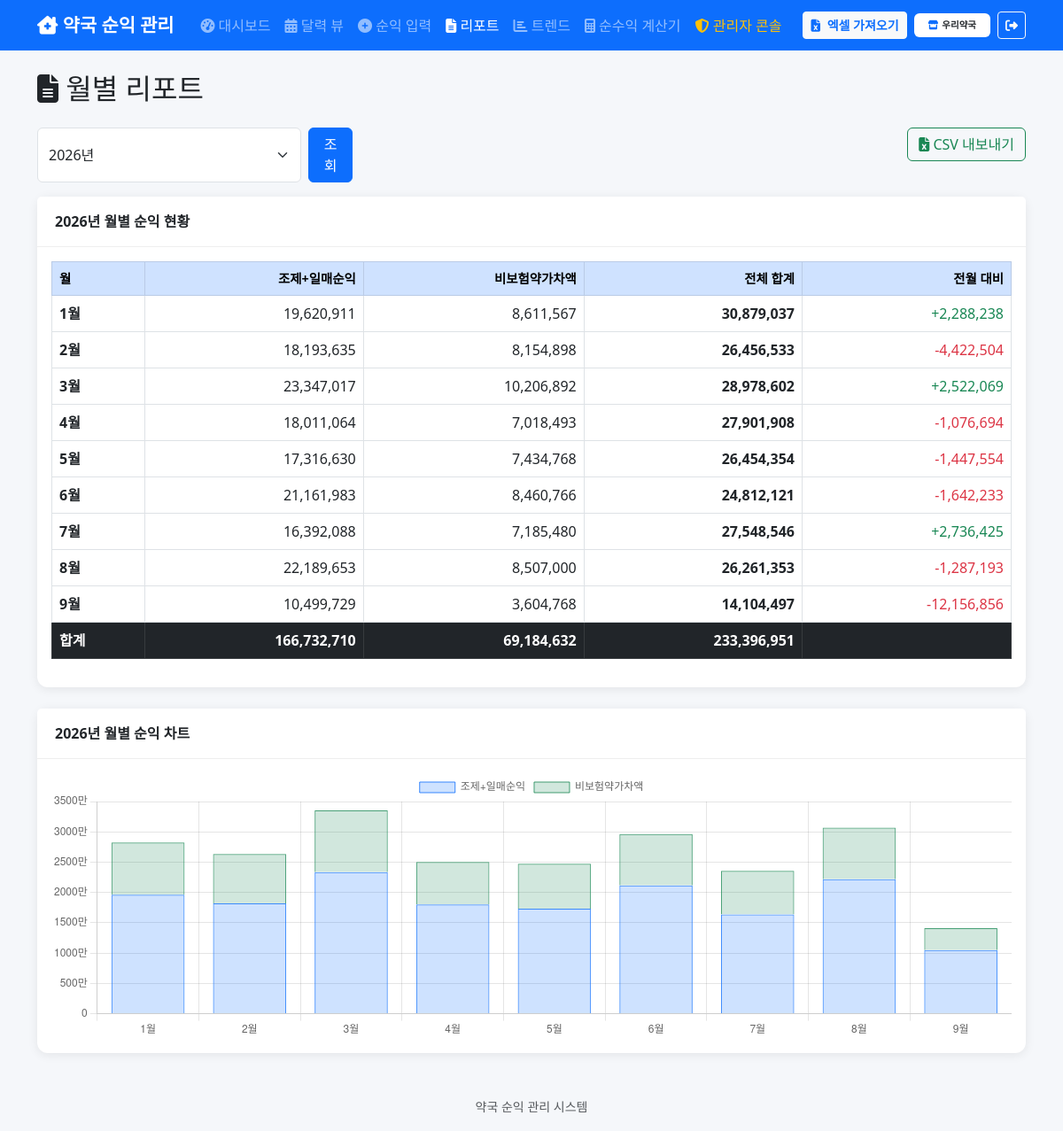
Page /report (signed in) on the committed database.
### tables this page shows
CREATE TABLE monthly_summary (
            id INTEGER PRIMARY KEY AUTOINCREMENT,
            year INTEGER NOT NULL,
            month INTEGER NOT NULL,
            dispensing_plus_daily_total INTEGER DEFAULT 0,
            non_insurance_total INTEGER DEFAULT 0,
            grand_total INTEGER DEFAULT 0,
            prev_month_diff INTEGER DEFAULT 0, user_id INTEGER DEFAULT 1,
            UNIQUE(year, month)
        );

### app.py (the view)
@app.route('/report')
@login_required
def report():
    user_id = session['user_id']
    conn = get_db()
    years_rows = conn.execute('''
        SELECT DISTINCT year FROM monthly_summary WHERE user_id = ? AND grand_total > 0 ORDER BY year DESC
    ''', (user_id,)).fetchall()
    years = [r['year'] for r in years_rows]
    selected_year = request.args.get('year', years[0] if years else datetime.date.today().year, type=int)
    report_data = conn.execute('''
        SELECT * FROM monthly_summary
        WHERE user_id = ? AND year = ? AND grand_total > 0
        ORDER BY month
    ''', (user_id, selected_year)).fetchall()
    year_total_row = conn.execute('''
        SELECT
            COALESCE(SUM(dispensing_plus_daily_total), 0) as dpd,
            COALESCE(SUM(non_insurance_total), 0) as nim,
            COALESCE(SUM(grand_total), 0) as grand
        FROM monthly_summary
        WHERE user_id = ? AND year = ?
    ''', (user_id, selected_year)).fetchone()
    year_total = {
        'dpd': year_total_row['dpd'],
        'nim': year_total_row['nim'],
        'grand': year_total_row['grand']
    }
    report_data_json = {
        'labels': [f"{r['month']}월" for r in report_data],
        'dpd': [r['dispensing_plus_daily_total'] for r in report_data],
        'nim': [r['non_insurance_total'] for r in report_data]
    }
    conn.close()
    return render_template('report.html',
                           years=years,
                           selected_year=selected_year,
                           report_data=report_data,
                           year_total=year_total,
                           report_data_json=report_data_json)

### app.py (called while the page is built)
def login_required(f):
    @wraps(f)
    def decorated_function(*args, **kwargs):
        if 'user_id' not in session:
            return redirect(url_for('login'))
        return f(*args, **kwargs)
    return decorated_function

### database.py (called while the page is built)
def get_db():
    db_url = get_database_url()
    if db_url and psycopg2:
        pool = get_pg_pool()
        if pool:
            pg_conn = pool.getconn()
            return PostgresConnectionWrapper(pg_conn, from_pool=True)
        else:
            pg_conn = psycopg2.connect(db_url, cursor_factory=RealDictCursor)
            return PostgresConnectionWrapper(pg_conn, from_pool=False)
    else:
        os.makedirs(os.path.dirname(SQLITE_PATH), exist_ok=True)
        conn = sqlite3.connect(SQLITE_PATH)
        conn.row_factory = sqlite3.Row
        conn.execute("PRAGMA journal_mode=WAL")
        conn.execute("PRAGMA foreign_keys=ON")
        return conn

def get_database_url():
    url = os.environ.get('DATABASE_URL')
    if url and url.startswith('postgres://'):
        url = url.replace('postgres://', 'postgresql://', 1)
    return url

### templates/report.html (shortened to what this page needs)
{% extends 'base.html' %}
{% block content %}
<h2 class="mb-4"><i class="fas fa-file-alt"></i> 월별 리포트</h2>
<div class="row mb-3">
    <div class="col-md-4">
        <form method="GET" action="/report" class="d-flex gap-2">
            <select name="year" class="form-select">
                {% for y in years %}
                <option value="{{ y }}" {% if y == selected_year %}selected{% endif %}>{{ y }}년</option>
                {% endfor %}
            </select>
            <button type="submit" class="btn btn-primary">조회</button>
        </form>
    </div>
    <div class="col-md-8 text-end">
        <a href="/export/{{ selected_year }}" class="btn btn-outline-success">
            <i class="fas fa-file-excel"></i> CSV 내보내기
        </a>
    </div>
</div>
<div class="card mb-4">
    <div class="card-header">{{ selected_year }}년 월별 순익 현황</div>
    <div class="card-body">
        <div class="table-responsive">
            <table class="table table-bordered table-hover align-middle">
                <thead class="table-primary">
                    <tr>
                        <th>월</th>
                        <th class="text-end">조제+일매순익</th>
                        <th class="text-end">비보험약가차액</th>
                        <th class="text-end">전체 합계</th>
                        <th class="text-end">전월 대비</th>
                    </tr>
                </thead>
                <tbody>
                    {% for row in report_data %}
                    <tr>
                        <td><strong>{{ row.month }}월</strong></td>
                        <td class="text-end">{{ "{:,}".format(row.dispensing_plus_daily_total) }}</td>
                        <td class="text-end">{{ "{:,}".format(row.non_insurance_total) }}</td>
                        <td class="text-end"><strong>{{ "{:,}".format(row.grand_total) }}</strong></td>
                        <td class="text-end {% if row.prev_month_diff >= 0 %}text-success{% else %}text-danger{% endif %}">
                            {{ "{:+,}".format(row.prev_month_diff) }}
                        </td>
                    </tr>
                    {% endfor %}
                </tbody>
                <tfoot class="table-dark">
                    <tr>
                        <td><strong>합계</strong></td>
                        <td class="text-end"><strong>{{ "{:,}".format(year_total.dpd) }}</strong></td>
                        <td class="text-end"><strong>{{ "{:,}".format(year_total.nim) }}</strong></td>
                        <td class="text-end"><strong>{{ "{:,}".format(year_total.grand) }}</strong></td>
                        <td></td>
                    </tr>
                </tfoot>
            </table>
        </div>
    </div>
</div>
<div class="card">
    <div class="card-header">{{ selected_year }}년 월별 순익 차트</div>
    <div class="card-body">
        <canvas id="reportChart" height="300"></canvas>
    </div>
</div>
{% endblock %}
{% block scripts %}
<script>
    const reportData = {{ report_data_json|tojson }};
    initReportChart(reportData);
</script>
{% endblock %}

### static/css/style.css (style rules this page uses)
:root { --primary: #0d6efd; --success: #198754; --info: #0dcaf0; --warning: #ffc107; --danger: #dc3545; }
body { background-color: #f5f7fa; font-family: 'Segoe UI', 'Malgun Gothic', sans-serif; }
.card { border: none; border-radius: 12px; box-shadow: 0 2px 12px rgba(0,0,0,0.08); }
.card-header { background-color: #fff; border-bottom: 1px solid #eee; font-weight: 600; padding: 1rem 1.25rem; }
.table th { font-weight: 600; font-size: 0.9rem; }
.table td { vertical-align: middle; }
.card-body canvas { max-height: 400px; }

### rows in the picture
monthly_summary: month "1", dispensing_plus_daily_total "19,620,911", non_insurance_total "8,611,567", grand_total "30,879,037", prev_month_diff "+2,288,238"
monthly_summary: month "2", dispensing_plus_daily_total "18,193,635", non_insurance_total "8,154,898", grand_total "26,456,533", prev_month_diff "-4,422,504"
monthly_summary: month "3", dispensing_plus_daily_total "23,347,017", non_insurance_total "10,206,892", grand_total "28,978,602", prev_month_diff "+2,522,069"
monthly_summary: month "4", dispensing_plus_daily_total "18,011,064", non_insurance_total "7,018,493", grand_total "27,901,908", prev_month_diff "-1,076,694"
monthly_summary: month "5", dispensing_plus_daily_total "17,316,630", non_insurance_total "7,434,768", grand_total "26,454,354", prev_month_diff "-1,447,554"
monthly_summary: month "6", dispensing_plus_daily_total "21,161,983", non_insurance_total "8,460,766", grand_total "24,812,121", prev_month_diff "-1,642,233"
monthly_summary: month "7", dispensing_plus_daily_total "16,392,088", non_insurance_total "7,185,480", grand_total "27,548,546", prev_month_diff "+2,736,425"
monthly_summary: month "8", dispensing_plus_daily_total "22,189,653", non_insurance_total "8,507,000", grand_total "26,261,353", prev_month_diff "-1,287,193"
monthly_summary: month "9", dispensing_plus_daily_total "10,499,729", non_insurance_total "3,604,768", grand_total "14,104,497", prev_month_diff "-12,156,856"

### other values in the picture
{{ session.get('pharmacy_name', '약국') }} "우리약국"
{{ selected_year }} "2026"
{{ "{:,}".format(year_total.dpd) }} "166,732,710"
{{ "{:,}".format(year_total.nim) }} "69,184,632"
{{ "{:,}".format(year_total.grand) }} "233,396,951"
form field year "2026년"
